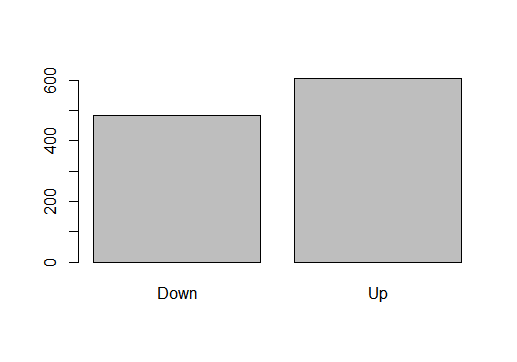

This chart was generated by the following R code:
library(ISLR)
# importing the library named ISLR

summary(Weekly)
# the summary of a data frame in ISLR which is a Weekly percentage returns for the S&P 500 stock index between 1990 and 2010

Weekly
#with this command we can see the data fram of "weekly" but the data fram is very long  

cor(Weekly[, -9])


plot(Volume)

plot(Direction)
#to see the total number of up's and down's

plot(Year,Volume,type ="h",xlab="Year",ylab="volume",main="Year Vs Volume")
# total volumes per year

fit.glm <- glm(Direction ~ Lag1 + Lag2 + Lag3 + Lag4 + Lag5 + Volume, data = Weekly, family = binomial)
#making a linear regression with "Direction" as the response and the five lag variables plus "Volume" 
summary(fit.glm)

probs <- predict(fit.glm, type = "response")
pred.glm <- rep("Down", length(probs))
pred.glm[probs > 0.5] <- "Up"
table(pred.glm, Direction)

train <- (Year < 2009)
Weekly.20092010 <- Weekly[!train, ]
Direction.20092010 <- Direction[!train]
fit.glm2 <- glm(Direction ~ Lag2, data = Weekly, family = binomial, subset = train)
summary(fit.glm2)

probs2 <- predict(fit.glm2, Weekly.20092010, type = "response")
pred.glm2 <- rep("Down", length(probs2))
pred.glm2[probs2 > 0.5] <- "Up"
table(pred.glm2, Direction.20092010)


library(MASS)
# importing the library named MASS as LDA and QDA are under mass library

#Linear Discriminant Analysis
fit.lda <- lda(Direction ~ Lag2, data = Weekly, subset = train)
fit.lda

pred.lda <- predict(fit.lda, Weekly.20092010)
table(pred.lda$class, Direction.20092010)


#Quadratic discriminant analysis.
fit.qda <- qda(Direction ~ Lag2, data = Weekly, subset = train)
fit.qda

pred.qda <- predict(fit.qda, Weekly.20092010)
table(pred.qda$class, Direction.20092010)

library(class)
# importing the library named class as KNN function is under mass library
train.X <- as.matrix(Lag2[train])
test.X <- as.matrix(Lag2[!train])

train.Direction <- Direction[train]
#stores up's and down's
set.seed(1)
pred.knn <- knn(train.X, test.X, train.Direction, k = 1)
#k = 1 of the KNN function 

table(pred.knn, Direction.20092010)

# Logistic regression with Lag2:Lag1
fit.glm3 <- glm(Direction ~ Lag2:Lag1, data = Weekly, family = binomial, subset = train)
probs3 <- predict(fit.glm3, Weekly.20092010, type = "response")
pred.glm3 <- rep("Down", length(probs3))
pred.glm3[probs3 > 0.5] = "Up"
table(pred.glm3, Direction.20092010)

mean(pred.glm3 == Direction.20092010)
#mean of the pred.glm3
